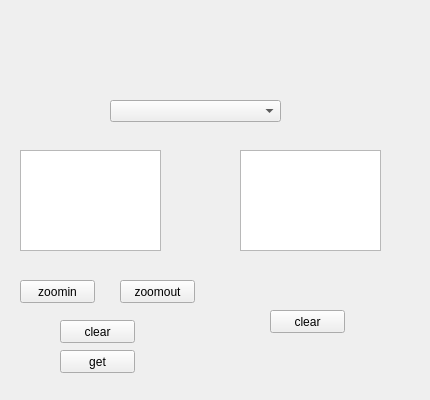
<?xml version="1.0" encoding="UTF-8"?>
<ui version="4.0">
 <class>textedit_plaintexteditClass</class>
 <widget class="QWidget" name="textedit_plaintexteditClass">
  <property name="geometry">
   <rect>
    <x>0</x>
    <y>0</y>
    <width>430</width>
    <height>400</height>
   </rect>
  </property>
  <property name="windowTitle">
   <string>textedit_plaintextedit</string>
  </property>
  <widget class="QComboBox" name="comboBox">
   <property name="geometry">
    <rect>
     <x>110</x>
     <y>100</y>
     <width>171</width>
     <height>22</height>
    </rect>
   </property>
  </widget>
  <widget class="QPlainTextEdit" name="plainTextEdit">
   <property name="geometry">
    <rect>
     <x>20</x>
     <y>150</y>
     <width>141</width>
     <height>101</height>
    </rect>
   </property>
  </widget>
  <widget class="QTextEdit" name="textEdit">
   <property name="geometry">
    <rect>
     <x>240</x>
     <y>150</y>
     <width>141</width>
     <height>101</height>
    </rect>
   </property>
  </widget>
  <widget class="QPushButton" name="btn_zoomin">
   <property name="geometry">
    <rect>
     <x>20</x>
     <y>280</y>
     <width>75</width>
     <height>23</height>
    </rect>
   </property>
   <property name="text">
    <string>zoomin</string>
   </property>
  </widget>
  <widget class="QPushButton" name="btn_zoomout">
   <property name="geometry">
    <rect>
     <x>120</x>
     <y>280</y>
     <width>75</width>
     <height>23</height>
    </rect>
   </property>
   <property name="text">
    <string>zoomout</string>
   </property>
  </widget>
  <widget class="QPushButton" name="btn_clear">
   <property name="geometry">
    <rect>
     <x>60</x>
     <y>320</y>
     <width>75</width>
     <height>23</height>
    </rect>
   </property>
   <property name="text">
    <string>clear</string>
   </property>
  </widget>
  <widget class="QPushButton" name="btn_get">
   <property name="geometry">
    <rect>
     <x>60</x>
     <y>350</y>
     <width>75</width>
     <height>23</height>
    </rect>
   </property>
   <property name="text">
    <string>get</string>
   </property>
  </widget>
  <widget class="QPushButton" name="btn_clear2">
   <property name="geometry">
    <rect>
     <x>270</x>
     <y>310</y>
     <width>75</width>
     <height>23</height>
    </rect>
   </property>
   <property name="text">
    <string>clear</string>
   </property>
  </widget>
 </widget>
 <layoutdefault spacing="6" margin="11"/>
 <resources>
  <include location="textedit_plaintextedit.qrc"/>
 </resources>
 <connections/>
</ui>
